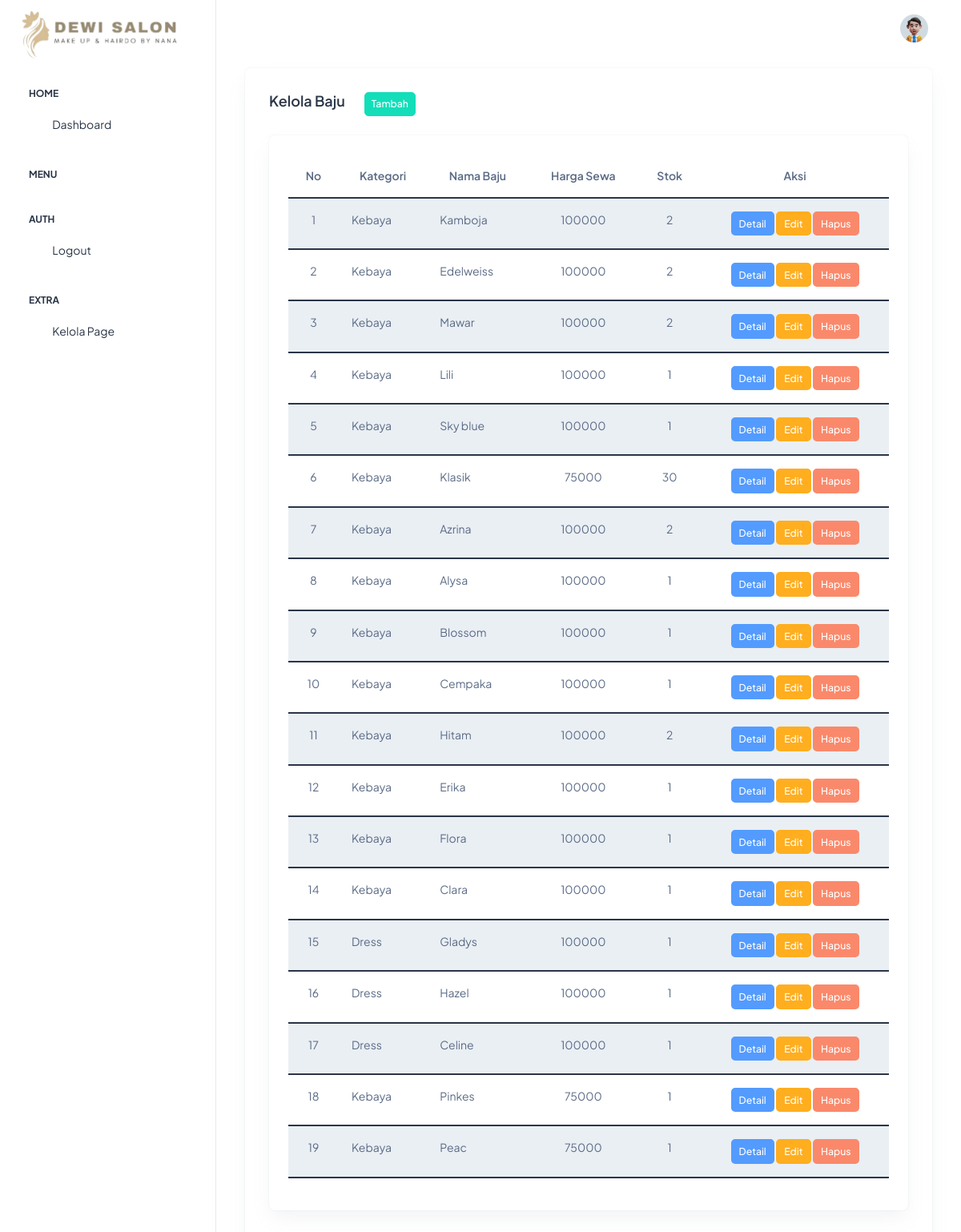
Screenshot of /index.php/baju with the database file from the repository.
### tables this page shows
CREATE TABLE `baju` (
  `id` int(4) NOT NULL,
  `id_kategori_baju` int(4) NOT NULL,
  `nama_baju` varchar(40) NOT NULL,
  `harga_sewa` int(11) NOT NULL,
  `stok` int(4) NOT NULL,
  `foto` text NOT NULL
);

CREATE TABLE `kategori_baju` (
  `id` int(4) NOT NULL,
  `kategori_baju` varchar(30) NOT NULL
);

### application/controllers/Baju.php (called while the page is built, shortened)
<?php
class Baju extends CI_Controller
{
    public function index()
    {
        $data = [
            'baju' => $this->baju->get_baju(),
        ];
        $this->load->view('admin/layout/header', $data);
        $this->load->view('admin/baju/index');
        $this->load->view('admin/layout/footer');
    }
}

### index.php (called while the page is built, shortened)
<?php
require_once BASEPATH.'core/CodeIgniter.php';

### application/models/Baju_model.php (called while the page is built, shortened)
<?php
class Baju_model extends CI_Model
{
    public function get_baju()
    {
        $result = $this->db->select('baju.*, kategori_baju.kategori_baju')
            ->from('baju')
            ->join('kategori_baju', 'baju.id_kategori_baju = kategori_baju.id')
            ->get()
            ->result();
        return $result;
    }
}

### application/views/admin/baju/index.php (the view, shortened to what this page needs)
<div class="container-fluid">
    <div class="card">
        <div class="card-body">
            <div class="d-flex mb-4">
                <h5 class="card-title fw-semibold">Kelola Baju</h5>
                <a href="<?= base_url('baju/tambah') ?>" class="btn btn-sm btn-success ms-4">Tambah</a>
            </div>
            <div class="card">
                <div class="card-body p-4">
                    <table class="table table-striped border-2 border-dark" id="dataTables" style="width: 100%;">
                        <thead>
                            <tr>
                                <th class="text-center">No</th>
                                <th class="text-center">Kategori</th>
                                <th class="text-center">Nama Baju</th>
                                <th class="text-center">Harga Sewa</th>
                                <th class="text-center">Stok</th>
                                <th class="text-center">Aksi</th>
                            </tr>
                        </thead>
                        <tbody>
                            <?php $no = 1;
                            foreach ($baju as $row) : ?>
                                <tr>
                                    <td class="text-center"><?= $no++ ?></td>
                                    <td class="text-start"><?= $row->kategori_baju ?></td>
                                    <td class="text-start"><?= $row->nama_baju ?></td>
                                    <td class="text-center"><?= $row->harga_sewa ?></td>
                                    <td class="text-center"><?= $row->stok ?></td>
                                    <td class="text-center">
                                        <button data-bs-toggle="modal" data-bs-target="#detail" data-bs-kategori="<?= $row->kategori_baju ?>" data-bs-nama="<?= $row->nama_baju ?>" data-bs-harga="<?= $row->harga_sewa ?>" data-bs-stok="<?= $row->stok ?>" data-bs-foto="<?= $row->foto ?>" class=" btn btn-info btn-sm">Detail</button>
                                        <a href="<?= base_url('baju/edit/' . $row->id) ?>" class="btn btn-warning btn-sm">Edit</a>
                                        <button data-bs-toggle="modal" data-bs-target="#hapus" data-bs-id="<?= $row->id ?>" data-bs-data="<?= $row->nama_baju ?>" class="btn btn-danger btn-sm">Hapus</button>
                                    </td>
                                </tr>
                            <?php endforeach ?>
                        </tbody>
                    </table>
                </div>
            </div>
        </div>
    </div>
</div>

### rows the page displays
baju: id_kategori_baju.kategori_baju "Kebaya", nama_baju "Kamboja", harga_sewa "100000", stok "2"
baju: id_kategori_baju.kategori_baju "Kebaya", nama_baju "Edelweiss", harga_sewa "100000", stok "2"
baju: id_kategori_baju.kategori_baju "Kebaya", nama_baju "Mawar", harga_sewa "100000", stok "2"
baju: id_kategori_baju.kategori_baju "Kebaya", nama_baju "Lili", harga_sewa "100000", stok "1"
baju: id_kategori_baju.kategori_baju "Kebaya", nama_baju "Sky blue", harga_sewa "100000", stok "1"
baju: id_kategori_baju.kategori_baju "Kebaya", nama_baju "Klasik", harga_sewa "75000", stok "30"
baju: id_kategori_baju.kategori_baju "Kebaya", nama_baju "Azrina", harga_sewa "100000", stok "2"
baju: id_kategori_baju.kategori_baju "Kebaya", nama_baju "Alysa", harga_sewa "100000", stok "1"
baju: id_kategori_baju.kategori_baju "Kebaya", nama_baju "Blossom", harga_sewa "100000", stok "1"
baju: id_kategori_baju.kategori_baju "Kebaya", nama_baju "Cempaka", harga_sewa "100000", stok "1"
baju: id_kategori_baju.kategori_baju "Kebaya", nama_baju "Hitam", harga_sewa "100000", stok "2"
baju: id_kategori_baju.kategori_baju "Kebaya", nama_baju "Erika", harga_sewa "100000", stok "1"
baju: id_kategori_baju.kategori_baju "Kebaya", nama_baju "Flora", harga_sewa "100000", stok "1"
baju: id_kategori_baju.kategori_baju "Kebaya", nama_baju "Clara", harga_sewa "100000", stok "1"
baju: id_kategori_baju.kategori_baju "Dress", nama_baju "Gladys", harga_sewa "100000", stok "1"
baju: id_kategori_baju.kategori_baju "Dress", nama_baju "Hazel", harga_sewa "100000", stok "1"
baju: id_kategori_baju.kategori_baju "Dress", nama_baju "Celine", harga_sewa "100000", stok "1"
baju: id_kategori_baju.kategori_baju "Kebaya", nama_baju "Pinkes", harga_sewa "75000", stok "1"
baju: id_kategori_baju.kategori_baju "Kebaya", nama_baju "Peac", harga_sewa "75000", stok "1"
